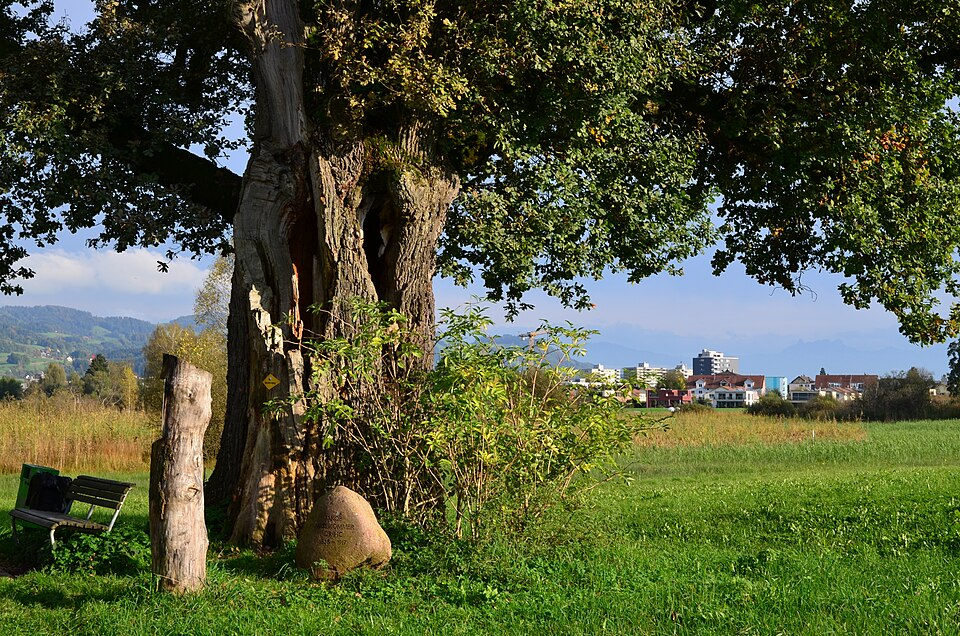
#> input picture .scratch/messikommer_eiche.jpg, 960 x 636 px
$ python photo_light.py ../.scratch/messikommer_eiche.jpg
#> lines starting #> are read from the running program, lines starting #| are printed output that depends on the picture
#!/usr/bin/env python3
"""Score a photograph's exposure before anyone spends eyes on it.

Hidde, 2026-08-13, on the Weichselboom photograph that had just gone live:
"deze foto heeft wel echt slechte belichting bijna zwart wit - kun je een
betere vinden en kun je belichting beoordeling meenemen in je foto keuze."
He is right that it is a real criterion and right that it was missing: the
Cadiz standard says "taken in daylight, properly exposed and in colour", and
until now the only thing enforcing that was somebody remembering to look.

Colour and exposure are measurable, so they should not cost a viewing pass.
This prints four numbers per image and one verdict:

    brightness  mean luma, 0-255
    contrast    standard deviation of luma; very low reads as flat or hazy
    colour      mean saturation, 0-1; a backlit silhouette drops toward 0 and
                reads as almost black and white, which is exactly the
                complaint above
    blown       share of pixels at the top of the range; a bright sky behind a
                dark subject blows out and takes the subject's colour with it

    python3 scripts/photo_light.py photo.jpg
    python3 scripts/photo_light.py https://upload.wikimedia.org/...jpg

What it CANNOT do is say whether the tree is the subject, whether the crown is
readable, or whether the photograph is of the right tree at all. Those still
need a viewing pass. This only takes the obviously bad ones off its plate, and
a rejection here is cheap in a way that a rejection after downloading and
looking is not.

Built for macOS, shelling out to sips rather than adding an image library to a
project whose stack is deliberately boring. That reasoning stopped holding on
2026-09-01: the "CI cannot fetch images anyway" premise it was written on was
retired the same day (upload.wikimedia.org is reachable fine), and a night
run now takes viewing passes on Linux, where there is no sips at all. Rather
than add a new dependency for this alone, `_bmp_pixels` falls back to Pillow
(already used by other scripts here) when sips is not on PATH; the scoring
and thresholds below are unchanged either way.
"""
import os
import shutil
import struct
import subprocess
import sys
import tempfile
import urllib.request

UA = "AncientTreesBot/1.0 (https://ancienttrees.app; photo exposure check)"

# Thresholds, set from the photographs already on the site rather than from
# theory. The Weichselboom (the complaint that produced this file) scores
# colour 0.06 with 12% blown; Trento's plane, the best photograph we have,
# scores colour 0.30 with 2% blown.
FLAT_CONTRAST = 28
GREY_COLOUR = 0.10
DIM_BRIGHTNESS = 60
BLOWN_SHARE = 0.10
# A night shot under street lighting is monochromatic in the OPPOSITE direction
# to a black-and-white one: sodium lamps wash the whole frame in a single
# intense orange, so saturation goes UP while brightness stays down. The colour
# test only ever looked for too little colour, so Delft's Sint Agathaplein "by
# night" scored a clean OK, and only a viewing pass noticed there was no tree in
# it. Measured 2026-08-17: that frame reads 0.83 saturation at brightness 68,
# against 0.38 at 94 for Ferrara's bagolaro and 0.18 at 136 for Nuremberg's lime,
# both broad daylight. Never a night shot is already the Cadiz standard; this
# makes it a number rather than something somebody has to notice.
LAMPLIT_COLOUR = 0.62
LAMPLIT_BRIGHTNESS = 90


def _bmp_pixels_pillow(path, size):
    """Same contract as the sips path below, for a machine with no sips."""
#> called with path = '../.scratch/messikommer_eiche.jpg', size = 64
    import warnings
    from PIL import Image
    with Image.open(path) as im:
#> im is the input picture: PIL image 960x636 RGB; mean R, G, B 81.5, 88.8, 58.4
        im = im.convert("RGB")
        im.thumbnail((size, size))
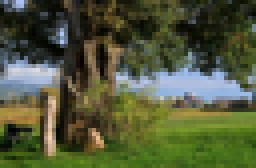
#> im: PIL image 64x42 RGB (shown 4 times larger); mean R, G, B 81.5, 88.8, 58.4
        with warnings.catch_warnings():
            warnings.simplefilter("ignore", DeprecationWarning)
            return list(im.getdata())


def _bmp_pixels(path, size=64):
    """A small BMP of the image, as (r, g, b) triples.

    sips writes a bottom-up 24-bit BMP with 4-byte aligned rows; that is a
    dozen lines to parse and needs nothing but the standard library. Where
    sips is not on PATH (any non-macOS box, which now includes night runs
    since viewing passes moved off the "CI cannot fetch images" premise
    retired 2026-09-01), Pillow does the same downsize-and-read job; it is
    already a project dependency (photo_colour_check.py, sightings_publish.py)
    rather than a new one."""
    if shutil.which("sips") is None:
        return _bmp_pixels_pillow(path, size)
    with tempfile.NamedTemporaryFile(suffix=".bmp", delete=False) as fh:
        tmp = fh.name
    try:
        subprocess.run(["sips", "-s", "format", "bmp", "-Z", str(size), path,
                        "--out", tmp],
                       check=True, capture_output=True)
        data = open(tmp, "rb").read()
    finally:
        os.unlink(tmp)
    if data[:2] != b"BM":
        raise ValueError("not a BMP")
    offset = struct.unpack_from("<I", data, 10)[0]
    w, h = struct.unpack_from("<ii", data, 18)
    bits = struct.unpack_from("<H", data, 28)[0]
    if bits != 24:
        raise ValueError("expected 24-bit BMP, got %d" % bits)
    row_bytes = (w * 3 + 3) // 4 * 4
    out = []
    for row in range(abs(h)):
        start = offset + row * row_bytes
        for col in range(w):
            b, g, r = data[start + col * 3: start + col * 3 + 3]
            out.append((r, g, b))
    return out


def score(path):
    px = _bmp_pixels(path)
#> px = 2688 items, first 6: (73, 86, 98), (126, 143, 172), (79, 91, 105), (112, 128, 155), (170, 191, 240), (171, 194, 242)
    n = len(px)
#> n = 2688
    lumas, sats = [], []
    blown = dark = 0
    for r, g, b in px:
        y = 0.2126 * r + 0.7152 * g + 0.0722 * b
        lumas.append(y)
        hi, lo = max(r, g, b), min(r, g, b)
        sats.append(0.0 if hi == 0 else (hi - lo) / hi)
        if y > 245:
            blown += 1
        if y < 12:
            dark += 1
#> this loop made 2688 passes
#> (r, g, b, y, hi, lo) on passes 1 to 12: (73, 86, 98, 84.1, 98, 73), (126, 143, 172, 141.5, 172, 126), (79, 91, 105, 89.46, 105, 79), (112, 128, 155, 126.5, 155, 112), (170, 191, 240, 190.1, 240, 170), (171, 194, 242, 192.6, 242, 171), (113, 121, 135, 120.3, 135, 113), (80, 70, 44, 70.25, 80, 44), (31, 35, 31, 33.86, 35, 31), (19, 22, 17, 21, 22, 17), (20, 25, 18, 23.43, 25, 18), (13, 16, 8, 14.78, 16, 8)
#> (y, hi, lo) on passes 78, 79, 129, 141, 142, 143: (11.21, 12, 4), (9, 10, 2), (9.72, 11, 5), (11.43, 12, 7), (9.28, 10, 3), (11.07, 12, 5)
#> after the loop, blown = 0; dark = 59; lumas = 2688 values, max 220.6 at index 1097, min 1.7 at index 980, mean 85.03; sats = 2688 values, max 1 at index 716, min 0.0069 at index 1294, mean 0.477
    mean = sum(lumas) / n
#> mean = 85.03
    var = sum((y - mean) ** 2 for y in lumas) / n
#> var = 2261.7
    # The SUBJECT, meaning everything that is not sky: the mean luma and the
    # mean saturation of the pixels that are not blown out. This is what tells
    # a real backlit silhouette from a tree photographed under a flat white
    # overcast, and without it the two are indistinguishable. Both have a
    # blown sky, and in both the sky drags the whole-frame saturation down.
    # In a silhouette the rest of the frame is dark; under overcast it is not.
    #
    # Written 2026-09-23 after the measure called Vorteegen POOR. A third of
    # that frame is white Danish sky, so colour read 0.136, while the oak
    # itself stood in even light with its autumn colour intact. Rejecting it
    # would have cost us the only whole-tree photograph of an 8.5 metre oak,
    # and northern European tree photography is mostly overcast, so this was
    # never going to be a one-off.
    keep = [(y, sa) for y, sa in zip(lumas, sats) if y <= 245]
#> keep = 2688 pairs, first value 1.7 to 220.6, second value 0.0069 to 1
    subject = sum(y for y, _ in keep) / len(keep) if keep else 0.0
#> subject = 85.03
    subject_colour = sum(sa for _, sa in keep) / len(keep) if keep else 0.0
#> subject_colour = 0.477
    return {
        "brightness": round(mean, 1),
        "contrast": round(var ** 0.5, 1),
        "colour": round(sum(sats) / n, 3),
        "blown": round(blown / n, 3),
        "dark": round(dark / n, 3),
        "subject": round(subject, 1),
        "subject_colour": round(subject_colour, 3),
    }


def verdict(s):
    """One line a viewing pass can act on without opening the image."""
    bad = []
    if s["colour"] < GREY_COLOUR:
        bad.append("almost colourless, reads as black and white")
    if (s["blown"] > BLOWN_SHARE and s["colour"] < 0.18
            and (s.get("subject", 0) < 90 or s.get("subject_colour", 0) < 0.12)):
        bad.append("backlit: the sky is blown out and the subject is a silhouette")
    if s["brightness"] < DIM_BRIGHTNESS:
        bad.append("underexposed")
    if s["colour"] > LAMPLIT_COLOUR and s["brightness"] < LAMPLIT_BRIGHTNESS:
        bad.append("shot after dark under artificial light")
    if s["contrast"] < FLAT_CONTRAST:
        bad.append("flat, no separation between subject and background")
    if bad:
        return "POOR: " + "; ".join(bad)
    if s["colour"] < 0.16 or s["blown"] > BLOWN_SHARE:
        return "WEAK: usable, but the light is working against it"
    return "OK: daylight, colour, subject separated"


def fetch(url):
    with tempfile.NamedTemporaryFile(suffix=".img", delete=False) as fh:
        req = urllib.request.Request(url, headers={"User-Agent": UA})
        fh.write(urllib.request.urlopen(req, timeout=30).read())
        return fh.name


def main():
    args = sys.argv[1:]
    if not args:
        print(__doc__.strip().splitlines()[0])
        print("usage: photo_light.py <file-or-url> [...]")
        return 1
    worst = 0
    for a in args:
        tmp = None
        try:
            path = fetch(a) if a.startswith("http") else a
            tmp = path if a.startswith("http") else None
            s = score(path)
#> s = {'brightness': 85, 'contrast': 47.6, 'colour': 0.477, 'blown': 0, 'dark': 0.022, 'subject': 85, 'subject_colour': 0.477}
            v = verdict(s)
#> v = 'OK: daylight, colour, subject separated'
        except Exception as e:                      # a bad image is not a crash
            print("%-58s could not read: %s" % (a[-58:], e))
            continue
        finally:
            if tmp:
                os.unlink(tmp)
        print("%-58s brightness %5.1f  contrast %5.1f  colour %.3f  blown %.3f  subject %5.1f/%.3f"
              % (a[-58:], s["brightness"], s["contrast"], s["colour"], s["blown"],
                 s.get("subject", 0), s.get("subject_colour", 0)))
#| ../.scratch/messikommer_eiche.jpg                          brightness  85.0  contrast  47.6  colour 0.477  blown 0.000  subject  85.0/0.477
        print("    %s" % v)
#|     OK: daylight, colour, subject separated
        if v.startswith("POOR"):
            # Hidde, 2026-10-09, on two photographs Paulo Araujo took for us of
            # Porto trees that had none, scored POOR for flat overcast light:
            # "the photos are good you are too strict photos by users a gold
            # even if a bit crappy". So POOR ends the matter for a stock
            # candidate from Commons or Flickr, and never for a photograph a
            # person took and sent us. For those, look at the pixels and judge
            # only: is it this tree, in daylight and colour.
            print("    (a photograph a reader or correspondent sent: POOR is advice, not a refusal)")
        worst = max(worst, 2 if v.startswith("POOR") else 1 if v.startswith("WEAK") else 0)
#> worst = 0
    return worst


if __name__ == "__main__":
    sys.exit(main())
#> (the program exits here)
